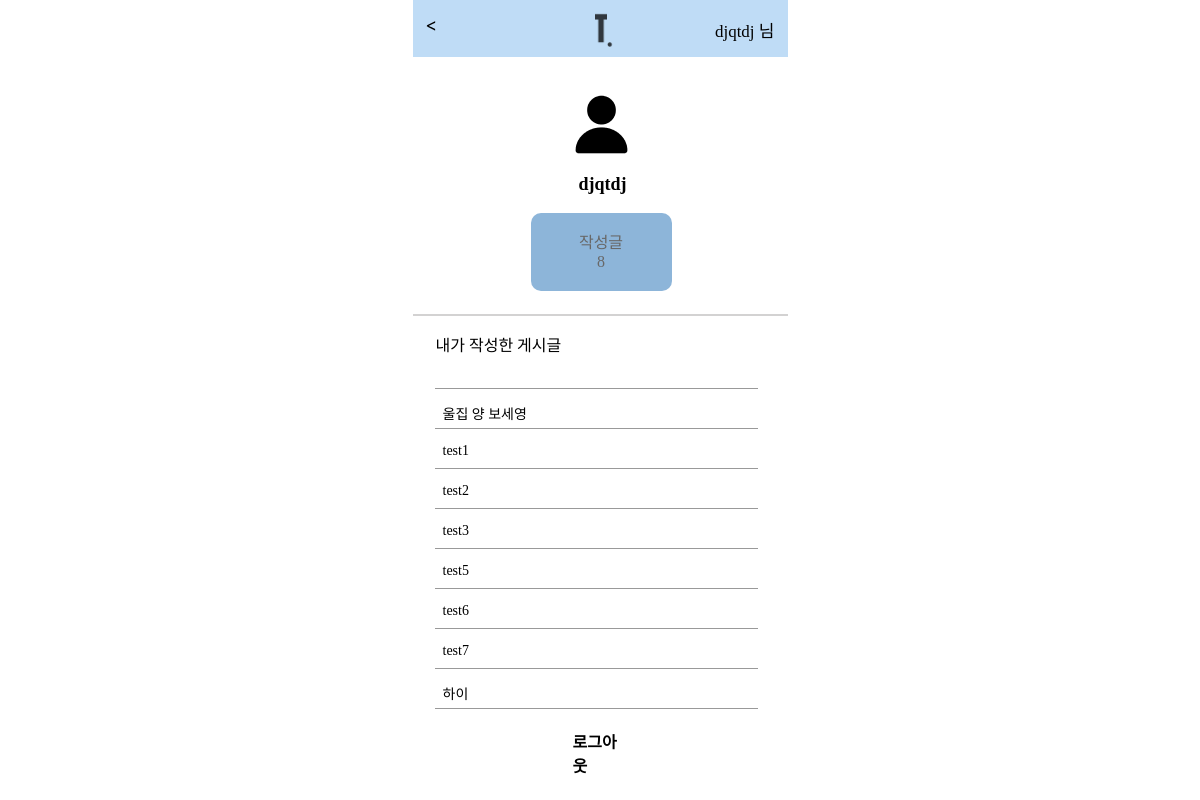
/accounts/my_page/1/ (signed in), run on the app's committed database.
### accounts/models.py (models this page shows, shortened)
class User(AbstractBaseUser):
    username = models.CharField(max_length=30, unique=True)
    email = models.EmailField(max_length=100, unique=True)
    profile = models.FileField(upload_to='profile/%Y/%m/%d', default="profile/default.png")
    is_admin = models.BooleanField(default=False)
    is_active = models.BooleanField(default=True)
    is_staff = models.BooleanField(default=False)
    is_superuser = models.BooleanField(default=False)
    object = MyAccountManager()  # 헬퍼 클래스 사용
    USERNAME_FIELD = 'username'  # 로그인 ID로 사용할 필드
    REQUIRED_FIELDS = ['email', 'profile']  # 필수 작성 필드

### boards/models.py (models this page shows, shortened)
class Board(models.Model):
    user = models.ForeignKey(settings.AUTH_USER_MODEL, on_delete=models.CASCADE, null=True, related_name='post')
    title = models.CharField(max_length=50)
    content = models.TextField(max_length=200, blank=True)
    pet_name = models.CharField(max_length=20)
    pet_age = models.CharField(max_length=10)
    pet_image = models.ImageField(upload_to='pet/%Y/%m/%d', null=True, blank=True)
    create_date = models.DateTimeField(auto_now_add=True)
    hitcount = models.IntegerField(default=0)
    image_del = models.BooleanField(default=False)

### accounts/views.py (the view)
# urls.py: path('my_page/<int:pk>/', views.my_page, name='my_page')
@login_required
def my_page(request, pk):
    user = get_object_or_404(User, pk=pk)
    user_posts = user.post.all()
    count = user_posts.count()
    context = {
        'user': user,
        'user_posts' : user_posts,
        'count' : count
    }
    return render(request, "accounts/mypage.html", context)

### accounts/templates/accounts/mypage.html (shortened to what this page needs)
{% extends 'nav_bar.html' %}
{% block content %}
{% load static %}
<link rel="stylesheet" href="{% static 'css/mypage.css' %}">
<div class="container">
    <div class="user_logo">
        <img src="{% static 'img/image 56.png' %}" alt="">
    </div>
    <div class="profile">
        <div class="profile_name">
            <p>{{ user.username }}</p>
        </div>
        <div class="profile_post">
            <p>작성글 <br>{{ count }} </p>
        </div>
    </div>
    <img src="{% static 'img/Vector 5.png' %}" alt="">
    <div class="post">
        <p>내가 작성한 게시글</p>
    </div>
    <img class="line" src="{% static 'img/Line 5.png' %}" alt="">
    {% for board in user_posts %}
    <div class="post_1">
        <a href="{% url 'board_detail' pk=board.pk %}"><p>{{ board.title }}</p></a>
    </div>
    <img class="line" src="{% static 'img/Line 5.png' %}" alt="">
    {% endfor %}
    <div class="button">
        <a class="logout" href="{% url 'accounts:logout' %}">로그아웃</a>
    </div>
</div>
{% endblock %}

### templates/nav_bar.html (shortened to what this page needs)
<!DOCTYPE html>
<html lang="en">
<head>
    {% load static %}
    <link rel="stylesheet" href="{% static 'css/nav-bar.css' %}">
</head>
<body>
    <div class="nav_bar">
        <div class="icons">
            <div class="back_icon">
                <img src="{% static 'img/_.png' %}" alt="" onclick="window.history.back()">
            </div>
            <div class="logo_icon">
                <a href="{% url 'main' %}">
                    <img src="{% static 'img/image 54.png' %}" alt="">
                </a>
            </div>
            {% if user.is_authenticated %}
            <div class="login">
                <a href="{% url 'accounts:my_page' pk=user.pk %}">{{ user.username }} 님</a>
            </div>
            {% else %}
            <div class="login">
                <a href="{% url 'accounts:login' %}">로그인</a>
            </div>
            {% endif %}
        </div>
    </div>
    {% block content %}
    {% endblock %}
</body>
</html>

### static/css/nav-bar.css (style rules this page uses)
body { margin: 0; padding: 0; }
.nav_bar { width: 375px; height: 57px; margin: 0 auto; background-color: #BFDCF6; }
.icons { display: flex; flex-direction: row; flex-wrap: nowrap; justify-content:space-between }
.icons div { width: 125px; }
.back_icon { width: 12px; height: 22px; margin-top: 17px; margin-left: 13px; }
.back_icon > img { cursor: pointer; }
.logo_icon > a > img { width: 80px; height: 70px; margin-left: 19px; transform: translateY(-3px); }
.login { padding: 17px 13px 0px 0px; font-family: 'SUITE-Regular'; font-size: 17px; text-align: right; }
.login > a { text-decoration: none; color: black; }

### static/css/mypage.css (style rules this page uses)
* { font-family: 'SUITE-Regular'; }
body { height: 100%; }
.container { width: 375px; height: 100%; margin: 0 auto; position: relative; display: flex; flex-direction: column; z-index: 0; background-color: #FFF; }
.user_logo > img { width: 69px; height: 69px; margin-left: 154px; margin-top: 33px; }
.profile { padding-left: 154px; }
.profile_name { font-size: 18px; font-weight: bold; transform: translateX(6px); width: 200px; }
.profile_name > p { width: 280px; justify-content: center; text-align: center; transform: translateX(-110px); margin-top: 11px; }
.profile_post { border-radius: 10px; width: 141px; height: 78px; transform: translateX(-36px); margin-top: 12px; margin-bottom: 23px; background-color: #8DB5D9; }
.profile_post > p { text-align: center; color: #686868; padding-top: 16px; }
.post { margin-left: 23px; margin-bottom: 16px; }
.line { width: 323px; margin-left: 22px; }
.post_1 { padding-left: 30px; height: 39px; display: flex; flex-direction: row; }
.post_1 > a { font-size: 14px; text-decoration: none; color: black; }
.button { display: flex; }
.logout { text-decoration: none; margin: 21px 160px ; color:#000000; font-weight: 600; margin-top: 20px; }

### data on the page
User: username "djqtdj"
Board: title "울집 양 보세영"
Board: title "test1"
Board: title "test2"
Board: title "test3"
Board: title "test5"
Board: title "test6"
Board: title "test7"
Board: title "하이"

### other printed values
{{ count }} "8"
